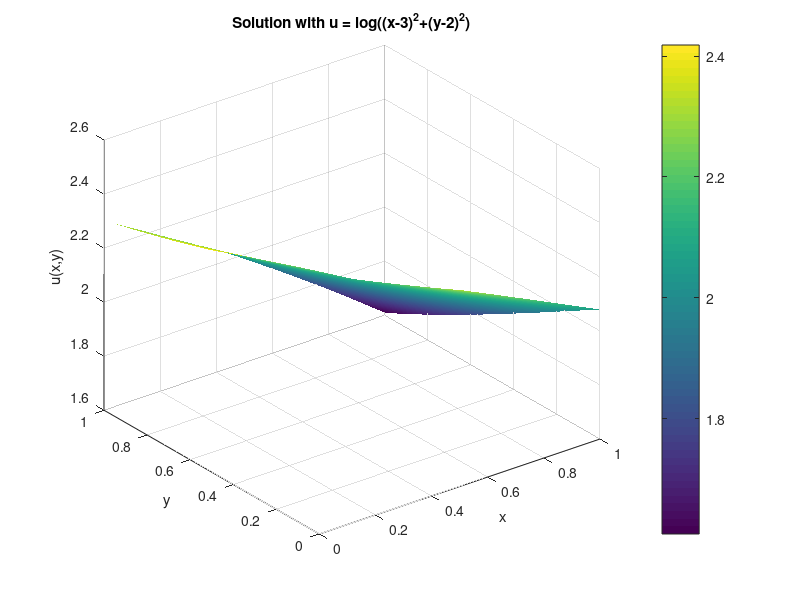

Recreate this plot in MATLAB.
clc; clear; close all;
N = 128;
h = 1.0/N;
xv = linspace(0,1,N+1);
yv = linspace(0,1,N+1);
g = @(x,y) log((x-3).^2 + (y-2).^2);
inDomain = @(x,y) ~((x<=0.5) & (y<=0.5));
indexInterior = zeros(N-1, N-1);
idx = 0;
for j = 1:(N-1)
    for i = 1:(N-1)
        x_val = xv(i+1);
        y_val = yv(j+1);
        if inDomain(x_val,y_val)
            idx = idx + 1;
            indexInterior(j,i) = idx;
        end
    end
end
nInterior = idx;
A = sparse(nInterior, nInterior);
b = zeros(nInterior,1);
for j = 1:(N-1)
    for i = 1:(N-1)
        k = indexInterior(j,i);
        if k==0, continue; end
        x_val = xv(i+1);
        y_val = yv(j+1);
        A(k,k) = -4/(h^2);
        if i+1 <= (N-1)
            kR = indexInterior(j,i+1);
            if kR > 0
                A(k,kR) = 1/(h^2);
            else
                b(k) = b(k) - g(xv(i+2),y_val)/(h^2);
            end
        else
            b(k) = b(k) - g(xv(end),y_val)/(h^2);
        end
        if i-1 >= 1
            kL = indexInterior(j,i-1);
            if kL > 0
                A(k,kL) = 1/(h^2);
            else
                b(k) = b(k) - g(xv(i),y_val)/(h^2);
            end
        else
            b(k) = b(k) - g(xv(1),y_val)/(h^2);
        end
        if j+1 <= (N-1)
            kU = indexInterior(j+1,i);
            if kU > 0
                A(k,kU) = 1/(h^2);
            else
                b(k) = b(k) - g(x_val,yv(j+2))/(h^2);
            end
        else
            b(k) = b(k) - g(x_val,yv(end))/(h^2);
        end
        if j-1 >= 1
            kD = indexInterior(j-1,i);
            if kD > 0
                A(k,kD) = 1/(h^2);
            else
                b(k) = b(k) - g(x_val,yv(j))/(h^2);
            end
        else
            b(k) = b(k) - g(x_val,yv(1))/(h^2);
        end
    end
end
U_vec = A\b;
U_mat = nan(N+1, N+1);
for j = 1:(N-1)
    for i = 1:(N-1)
        k = indexInterior(j,i);
        if k > 0
            U_mat(j+1,i+1) = U_vec(k);
        end
    end
end
for i = 1:N+1
    if inDomain(xv(i),yv(1))
        U_mat(1,i) = g(xv(i),yv(1));
    end
    if inDomain(xv(i),yv(end))
        U_mat(end,i) = g(xv(i),yv(end));
    end
end
for j = 1:N+1
    if inDomain(xv(1),yv(j))
        U_mat(j,1) = g(xv(1),yv(j));
    end
    if inDomain(xv(end),yv(j))
        U_mat(j,end) = g(xv(end),yv(j));
    end
end
for j = 1:N+1
    for i = 1:N+1
        if inDomain(xv(i),yv(j)) && isnan(U_mat(j,i))
            U_mat(j,i) = g(xv(i),yv(j));
        end
    end
end
[X,Y] = meshgrid(xv,yv);
figure; surf(X,Y,U_mat); shading interp; colorbar;
xlabel('x'); ylabel('y'); zlabel('u(x,y)');
title('Solution with u = log((x-3)^2+(y-2)^2)');

